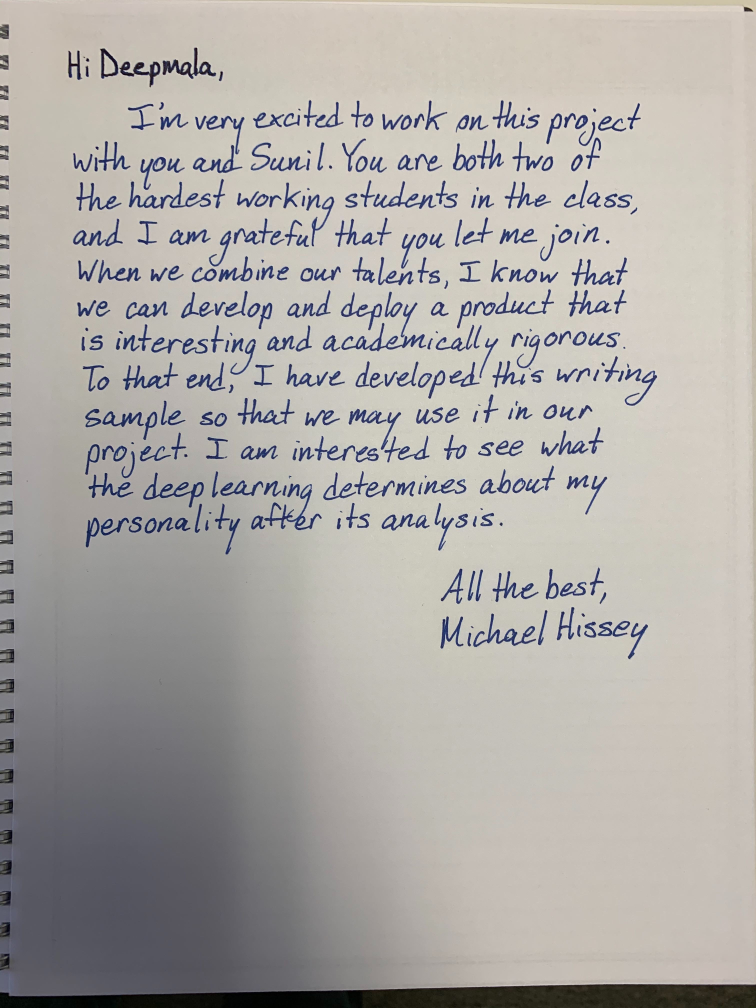
#> input picture model_code/images/Michael_HW.png, 3024 x 4032 px, found by its file name (shown at 1/4 size)
$ python -i Execute_Model.py   (imports and definitions only)   (older library calls are emulated)
#> lines starting #> are read from the running program, lines starting #| are printed output that depends on the picture
import os
import itertools
from sklearn.svm import SVC
from joblib import dump, load
from sklearn.model_selection import train_test_split
from sklearn.metrics import accuracy_score
import ExtractFeatures as extract
import categorize
from flask import Flask, jsonify, render_template
from PIL import Image
def crop(image_path):
#> called with image_path = 'images/Michael_HW.png'
    outPath = "images"
    path = "images"
    # iterate through the names of contents of the folder
    # for image_path in os.listdir(path):

    if image_path.endswith('.png') or image_path.endswith('.jpg'):
        # establish input path
        input_path = os.path.join(path, image_path)
        # open & read each image in loop
        image = Image.open(input_path)
#> image is the input picture: PIL image 3024x4032 RGB; mean R, G, B 173.2, 169.7, 165.8
        # crop each image in dir
        x = 350
        y = 350
        cropped_image = image.crop( ( x, y, x + 2200 , y + 2200 ) )
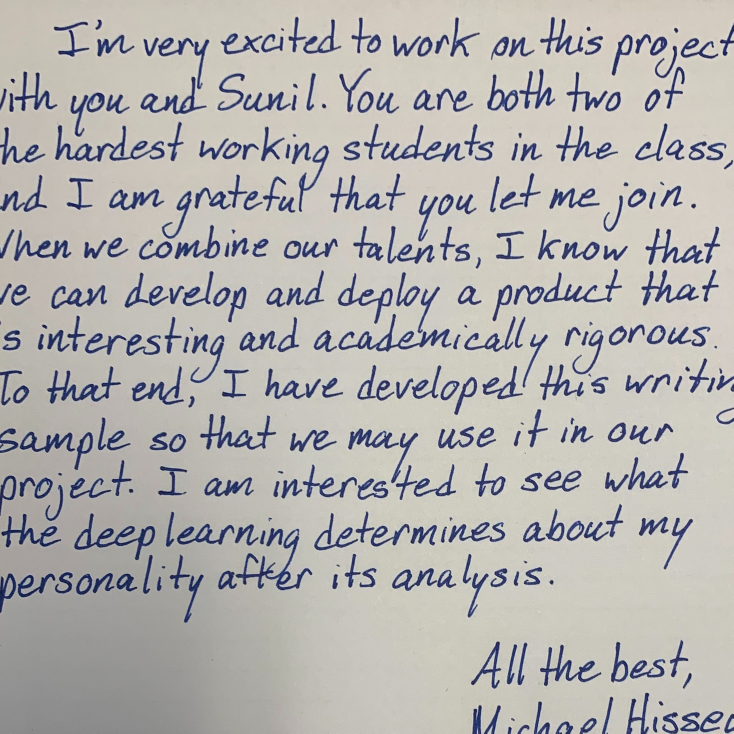
#> cropped_image: PIL image 2200x2200 RGB (shown at 1/3 size); mean R, G, B 180.2, 178.3, 176.2
        # create full path process for forloop and deposit into new directory
        image_path = image_path[:-3] + 'png'
        fullpath = os.path.join(outPath, 'crop_'+image_path)
        # print(fullpath)
        cropped_image.save(fullpath)
        new_file_name = 'crop_'+image_path
    return new_file_name

def resize(filename):
    image_path = crop(filename)

    outPath = "images"
    path = "images"
    # iterate through the names of contents of the folder
    # for image_path in os.listdir(path):
    if image_path.endswith('.png') or image_path.endswith('.jpg'):
        # establish input path
        input_path = os.path.join(path, image_path)
        # open & read each image in loop
        image = Image.open(input_path)
        # transform the image into the necessary 850x850 pixel requirements
        image = image.resize((850,850), Image.ANTIALIAS)
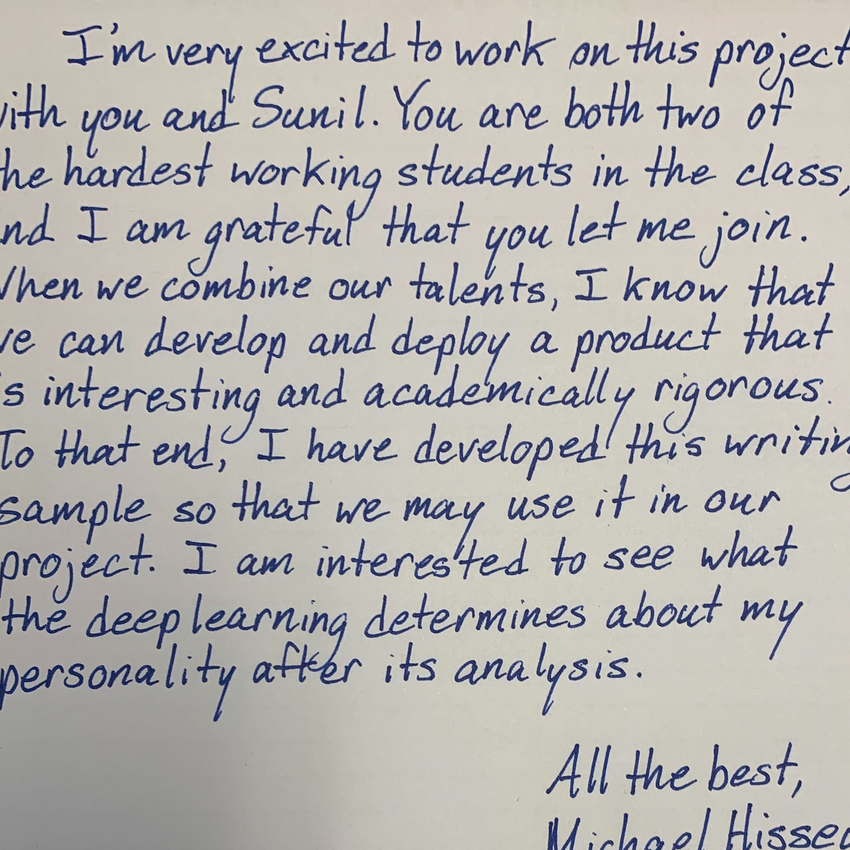
#> image: PIL image 850x850 RGB; mean R, G, B 180.2, 178.3, 176.2
        # create full path process for forloop and deposit into new directory
        image_path = image_path[:-3] + 'png'
        fullpath = os.path.join(outPath, 'resize_'+image_path)
        image.save(fullpath)

        new_file_name = 'resize_'+image_path
    return new_file_name

def identifyPersonalityTraits(file_name_orig):

    clf_emotional_stability = load('knowme_EmotionalSt.joblib')
    clf_knowme_MentalE_WlPower = load('knowme_MentalE_WlPower.joblib')
    clf_knowme_Modesty = load('knowme_Modesty.joblib')
    clf_lackOfDiscipline = load('lackOfDiscipline.joblib')
    clf_PoorConcentration = load('PoorConcentration.joblib')
    clf_SocialIsolation = load('SocialIsolation.joblib')

    # file_name_orig ="Michael_HW.png"
    # crop(file_name_orig)
    file_name = resize(file_name_orig)

    raw_features = extract.start(file_name)
    raw_baseline_angle = raw_features[0]
    baseline_angle, comment = categorize.determine_baseline_angle(raw_baseline_angle)
    print ("Baseline Angle: "+comment)

    raw_top_margin = raw_features[1]
    top_margin, comment = categorize.determine_top_margin(raw_top_margin)
    print("Top Margin: "+comment)

    raw_letter_size = raw_features[2]
    letter_size, comment = categorize.determine_letter_size(raw_letter_size)
    print ("Letter Size: "+comment)

    raw_line_spacing = raw_features[3]
    line_spacing, comment = categorize.determine_line_spacing(raw_line_spacing)
    print ("Line Spacing: "+comment)

    raw_word_spacing = raw_features[4]
    word_spacing, comment = categorize.determine_word_spacing(raw_word_spacing)
    print ("Word Spacing: "+comment)

    raw_pen_pressure = raw_features[5]
    pen_pressure, comment = categorize.determine_pen_pressure(raw_pen_pressure)
    print ("Pen Pressure: "+comment)

    raw_slant_angle = raw_features[6]
    slant_angle, comment = categorize.determine_slant_angle(raw_slant_angle)
    print ("Slant: "+comment)

    emotional_stability= clf_emotional_stability.predict([[baseline_angle, slant_angle]])
    MentalE_WlPower = clf_knowme_MentalE_WlPower.predict([[letter_size, pen_pressure]])
    Modesty = clf_knowme_Modesty.predict([[letter_size, top_margin]])
    Discipline= clf_lackOfDiscipline.predict([[slant_angle, top_margin]])
    Concentration= clf_PoorConcentration.predict([[letter_size, line_spacing]])
    SocialIsolation= clf_SocialIsolation.predict([[line_spacing, word_spacing]])

    if(emotional_stability[0]==1):
        emotional_stability = "Stable"
    else:
        emotional_stability = "Not Stable"
    if(MentalE_WlPower[0]==1):
        MentalE_WlPower = "High or Average"
    else:
        MentalE_WlPower = "Low"
    if(Modesty[0]==1):
        modesty= "Observed"
    else:
        modesty= "Not Observed"
    if(Concentration[0]==1):
        concentration= "Observed"
    else:
        concentration= "Not Observed"
    if(Discipline[0]==1):
        discipline= "Observed"
    else:
        discipline= "Not Observed"
    if(SocialIsolation[0]==1):
        SocialIsolation= "Observed"
    else:
        SocialIsolation= "Not Observed"

    personality_Trait_dict = {
    "Emotional_Stability": emotional_stability ,
    "Mental_Power": MentalE_WlPower,
    "Modesty": modesty,
    "Discipline": discipline,
    "Concentration": concentration,
    "Social_Isolation": SocialIsolation
    }

    print(personality_Trait_dict)
    return personality_Trait_dict


input_file_name ="Michael_HW.png"

# [1 line that did not run here, left out]
# [2 lines not run here, left out]

>>> result = resize('images/Michael_HW.png')

$ run again, on model_code/images/Sunil_HW.png
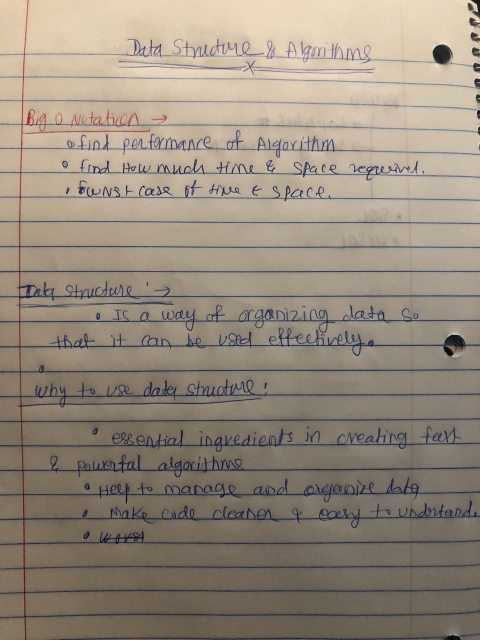
#> input picture model_code/images/Sunil_HW.png, 960 x 1280 px, found by its file name (shown at 1/2 size)
#> in crop, image is the input picture: PIL image 960x1280 RGB; mean R, G, B 151.8, 139.9, 125.9
#> in crop, `cropped_image = image.crop( ( x, y, x + 2200 , y + 2200 ) )`:
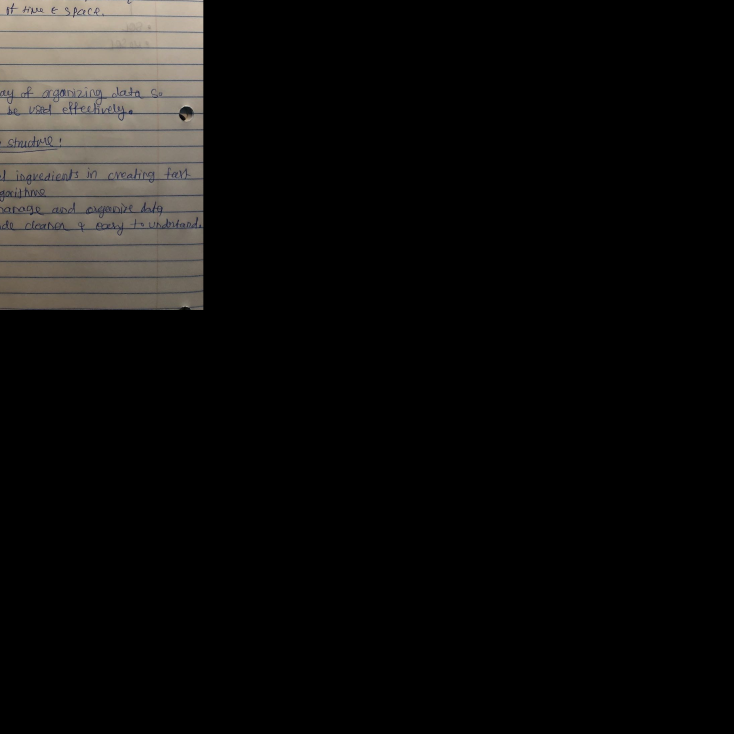
#> cropped_image: PIL image 2200x2200 RGB (shown at 1/3 size); mean R, G, B 15.5, 14.5, 13.3
#> in resize, `image = image.resize((850,850), Image.ANTIALIAS)`:
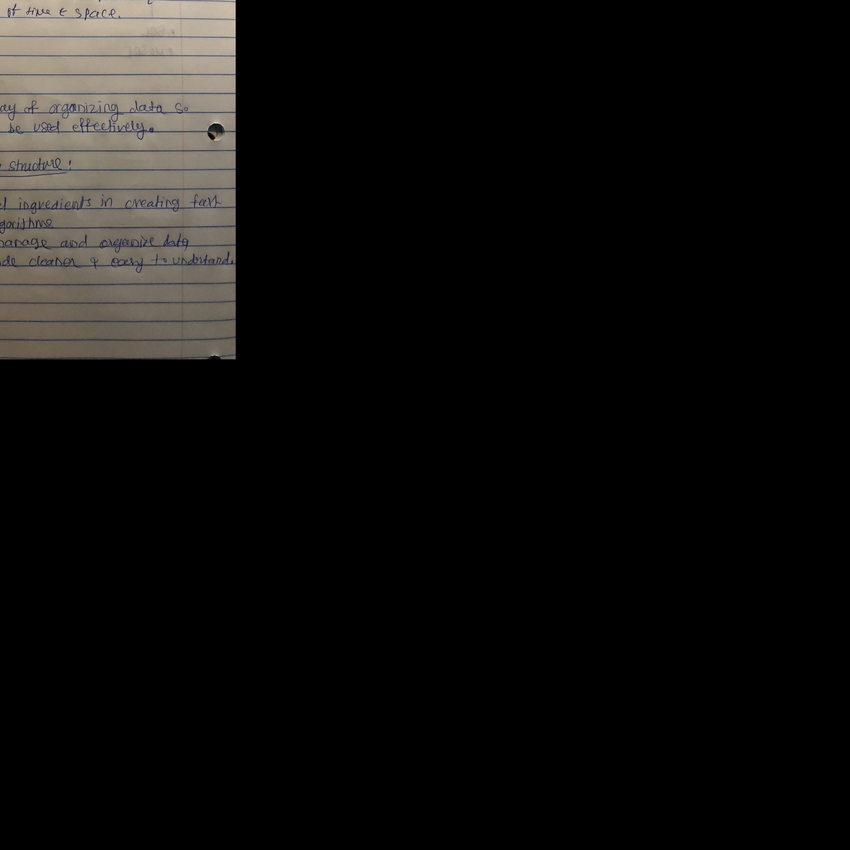
#> image: PIL image 850x850 RGB; mean R, G, B 15.5, 14.5, 13.3
